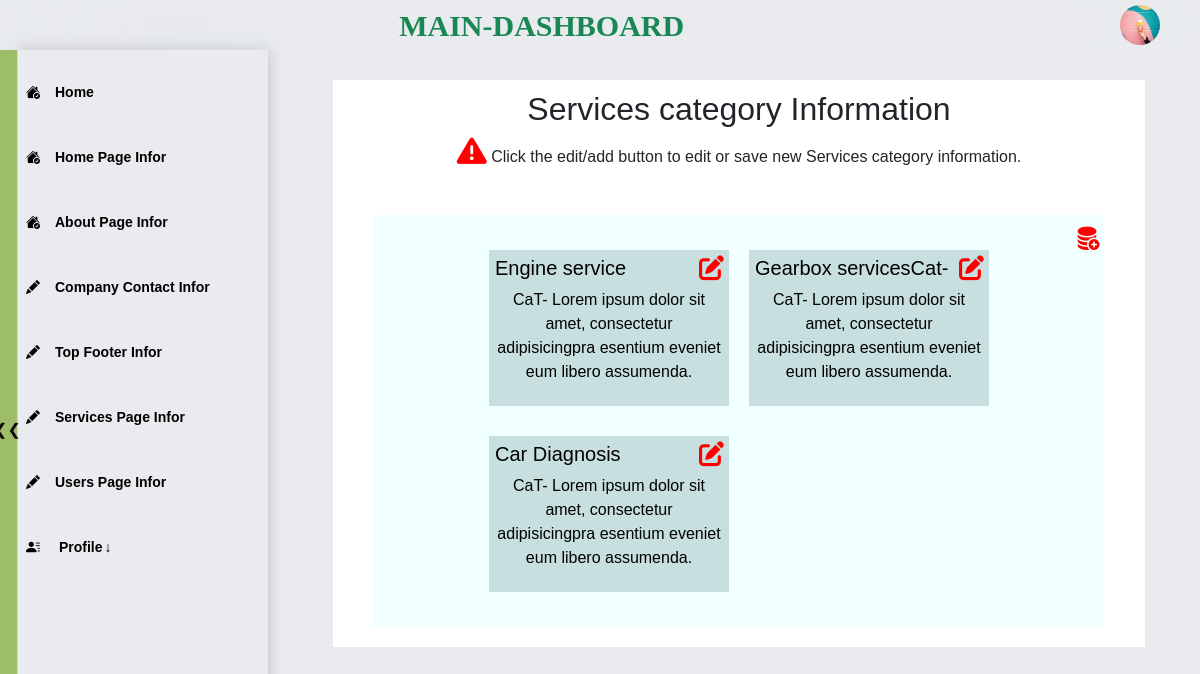
The app's page /services/serivces-category-list/ (signed in) with its own data.
### users/models.py (models this page shows, shortened)
class Profile(models.Model):
    is_staff = models.BooleanField(default=False)
    user = models.OneToOneField(User, on_delete=models.CASCADE) # Delete profile when user is deleted
    phone_number = PhoneNumberField(null=True, blank=True)
    country= CountryField(blank=True)
    title = models.CharField(default='This is the default, title change it in profile.', max_length=200, null=True)
    desc_text='Hey, there is a default text description about you that you can change it by clicking "Edit" or going'
    desc = models.TextField(default=desc_text, max_length=200, null=True)
    image = models.ImageField(default='default.jpg', upload_to='profile_pics')
    github = models.URLField(default='https://www.github.com/', max_length=1000, null=True, blank=True)
    facebook = models.URLField(default='https://www.facebook.com/', max_length=1000, null=True, blank=True)
    googleplus = models.URLField(default='https://www.google.com/', max_length=1000, null=True, blank=True)
    instagram = models.URLField(default='https://www.instagram.com/', max_length=1000, null=True, blank=True)

### services/models.py (models this page shows, shortened)
class ServiceCategory(models.Model):
    category_name = models.CharField(default='Engine services', max_length=200, null=False)
    cat_description = models.TextField(
        default='CaT- Lorem ipsum dolor sit amet, consectetur adipisicingpra esentium eveniet eum libero assumenda.',
        null=False
    )
    img_icon = models.ImageField(default='service_default.png', upload_to='services_Icons',null=True, blank=True)
    slug = models.SlugField(unique=True, blank=True)  # Add a slug field

### services/admin_views/service_list_view_V.py (the view)
# urls.py: path('serivces-category-list/', view_service_categories, name='view_service_categories'),
def view_service_categories(request):
    service_categories = ServiceCategory.objects.all()
    context ={
        'service_categories': service_categories,
        }
    return render(request, 'maindashboard/services/services_category_list_view.html', context)

### templates/maindashboard/services/services_category_list_view.html (shortened to what this page needs)
{% extends 'maindashboard/dashboard_base.html' %}
{% load static %}
{% block css %}
<link rel="stylesheet" href="{% static 'css/services.css' %}" type="text/css">
<link rel="stylesheet" href="{% static 'css/blogdashboard/author/write_new_article.css' %}">
{% endblock css %}
{% block content %}
<section class="services item2 section write-A-page">
    <div class="write-a-c bg--white">
        <div id="w-a-heading">
            <h2> Services category Information</h2>
            <h6 class="warning">
                <i class="fa fa-solid fa-triangle-exclamation"></i>
                Click the edit/add button to edit or save new Services category information.
            </h6>
        </div>
        <div class="div1 edit-icon-h">
            {% if service_categories %}
            {% for category in service_categories %}
                <div class="service--">
                    <a href="{% url 'services_of_category' category_id=category.id %}">
                        <div class="service edit-icon-h">
                            <h5>{{ category.category_name }}</h5>
                            <p>
                                {{ category.cat_description }}
                            </p>
                            <div class="edit-icon">
                                <a href="{% url 'create_services_category' pk=category.id %}">
                                    <i class="fa-solid fa-pen-to-square"></i>
                                </a>
                            </div>
                        </div>
                    </a>
                </div>
            {% endfor %}
            {% else %}
                <div class="edit-icon-h">
                    <p>No Services category information. Click the add button to add new</p>
                </div>
                {% endif %}
                <div class="edit-icon">
                    <a href="{% url 'create_services_category' %}">
                    <i class="bi bi-database-fill-add"></i>
                    </a>
                </div>
        </div>
    </div>
</section>
{% endblock content %}

### templates/maindashboard/dashboard_base.html (shortened to what this page needs)
{% load static %}
<!doctype html>
<html>
<head>
    <link rel="stylesheet" type="text/css"href="https://cdnjs.cloudflare.com/ajax/libs/font-awesome/6.2.0/css/all.min.css">
    <link href="https://cdn.jsdelivr.net/npm/bootstrap@5.3.1/dist/css/bootstrap.min.css" rel="stylesheet">
    <link rel="stylesheet" href="https://cdn.jsdelivr.net/npm/bootstrap-icons@1.10.5/font/bootstrap-icons.css">
    <link rel="stylesheet" href="{% static 'css/blogdashboard/style.css' %}">
    <link rel="stylesheet" href="{% static 'css/blogdashboard/dashboard_nav.css' %}">
    <link rel="stylesheet" href="{% static 'css/blogdashboard/dashboard_sidebar.css' %}">
    <link rel="stylesheet" href="{% static 'css/blogdashboard/dashboard_sidebar.css' %}">
    <link rel="stylesheet" href="{% static 'css/dashboard_all_pages.css' %}">
    {% block css%} {% endblock css%}
</head>
<body class="preload">
    <header class="header">
        <div id="logo">
            <div class="logo">
                main-dashboard
            </div>
        </div>
        <div class="user nav-item dropdown">
            {% if user.is_authenticated %}
              <a class="dropdown-toggle" style="background:none; "id="dropdownMenuButton1" data-bs-toggle="dropdown" aria-expanded="false">
                    <img src="{{user.profile.image.url}}" width="40" height="40" class="rounded-circle" alt="Avatar">
              </a>
            {% else %}
                <a href="{% url 'login' %}">
                    <span>Login</span>  </a>
            {%endif %}
        </div>
    </header>
    <main class="body-container containerl-xxl">
        <div class="item" id="side-bar">
            <div class="side__links">
                <a href="{% url 'main_dashboard_home' %}" class="side__link side__link--active">
                    <i class="bi bi-house-check-fill"></i>
                    Home
                </a>
                <a href="{% url 'home_page_view' %}" class="side__link side__link--active">
                    <i class="bi bi-house-check-fill"></i>
                    Home Page Infor
                </a>
                <a href="{% url 'about_page_view' %}" class="side__link side__link--active">
                    <i class="bi bi-house-check-fill"></i>
                    About Page Infor
                </a>
                <a href="{% url 'companycontact_info_view' %}" class="side__link ">
                    <i class="bi bi-pencil-fill"></i>
                    Company Contact Infor
                </a>
                <a href="{% url 'top_footer_view' %}" class="side__link ">
                    <i class="bi bi-pencil-fill"></i>
                    Top Footer Infor
                </a>
                <a href="{% url 'view_service_categories' %}" class="side__link ">
                    <i class="bi bi-pencil-fill"></i>
                    Services Page Infor
                </a>
                <a href="{% url 'user_list' %}" class="side__link ">
                    <i class="bi bi-pencil-fill"></i>
                    Users Page Infor
                </a>
                <div class="side__link dropdown">
                    <span class="dropdown-btn" aria-expanded="false">
                        <i class="bi bi-person-lines-fill"></i>
                        Profile<span style="padding-left: 2px;">&darr;</span>
                    </span>
                </div>
            </div>
        </div>
        <div class="item" id="main">
            <div>
                {% block content %}
                {% endblock content %}
            </div>
        </div>
    </main>
    <button id="hide-button" ><div class="indicator"></div></button>
</body>
</html>

### static/css/blogdashboard/style.css (style rules this page uses)
body { margin: 0; background-color: #e9ebee; --header-height: 50px; margin: var(--header-height) 0 0 0; font-family: sans-serif; cursor: default; }
.preload * { transition: none !important; }
a { text-decoration: none; }
.body-container { display: grid; }
.bg--white { background-color: white; }
@media (min-width:888px) { #hide-button { display: flex; position: fixed; top: 50px; width: 17px; height: 95%; border: none; padding-left: 4px; border-image: initial; background-color: rgb(157 189 105); color: rgb(12 10 10); font-size: 16px; cursor: pointer; z-index: 1; align-items: center; justify-content: center; } }
@media (min-width:888px) { .body-container { grid-template-columns: 250px auto; grid-template-areas: 'sidebar main'; grid-gap: 10px; margin-left: 18px; } }
@media (min-width:888px) { #side-bar { grid-area: sidebar; position: fixed; height: 100%; width: 250px; } }
@media (min-width:888px) { #main { grid-area: main; } }

### static/css/blogdashboard/dashboard_nav.css (style rules this page uses)
.header { position: fixed; z-index: 200; top: 0; left: 0; width: 100%; height: var(--header-height); display: grid; backdrop-filter: blur(60px); -webkit-backdrop-filter: blur(3px); }
#logo { display: flex; align-items: center; justify-content: center; grid-column: 6; font-family: emoji; font-weight: 700; color: #198754; text-transform: uppercase; }
.logo { font-size: 30px !important; }
.user { display: flex; align-items: center; grid-column: 9; }
@media (min-width: 888px) { .header { display: grid; align-items: center; justify-content: space-around; } }
@media (min-width: 888px) { .user { grid-column: 12; display: inline-flex; justify-content: right; margin-right: 4px; } }

### static/css/blogdashboard/dashboard_sidebar.css (style rules this page uses)
a { text-decoration: none; }
#main { padding: 10px 5px; }
.side__links { box-shadow: 0 0 15px rgba(0, 0, 0, 0.2); height: inherit; width: 100%; padding-top: 20px; transition: transform 0.3s; }
.side__link { display: flex; color: rgb(0,0,0); font-weight: bold; font-size: 14px; text-decoration: none; cursor: pointer; padding: 12px 3px; margin: 0 5px 20px 5px; transition: transform 0.3s; flex-wrap: wrap; }
.side__link>i, .side__link span .bi { margin-right: 15px; }
#side-bar .dropdown-btn { display: block; width: 100%; }
#side-bar .dropdown { position: relative; }
@media (min-width:891px) { .side__link.dropdown { width: auto; } }

### static/css/dashboard_all_pages.css (style rules this page uses)
.write-a-c { display: flex; flex-direction: column; align-items: center; }
.warning .fa-triangle-exclamation { font-size: 30px; color: red; }
#w-a-heading, .content-body { padding: 20px; }
#w-a-heading { margin: 0 !important; }
#w-a-heading h2, #w-a-heading h6 { text-align: center; }
.edit-icon-h { position: relative; }
.edit-icon { position: absolute; top: 5px; right: 5px; font-size: 25px; font-weight: 800; }
.edit-icon a { color: red !important; display: flex !important; align-items: center; justify-content: center; }

### static/css/services.css (style rules this page uses)
.services { display: grid; grid-template-columns: auto 400px; align-items: center; }
.div1 { display: grid; grid-template-columns: repeat(auto-fit, 260px); margin-top: 20px; margin-bottom: 20px; justify-content: center; grid-auto-flow: dense; }
.div1 .service-- { background-color: var(--odd-bg-color); border: 1px solid var(--odd-bg-color); padding: 15px 10px; }
.div1 .service--:nth-child(even) { background-color: var(--even-bg-color); border: 1px solid var(--even-bg-color); }
.service { display: flex; flex-direction: column; align-items: center; color: var(--text-color); }
.service p { text-align: center; }

### static/css/blogdashboard/author/write_new_article.css (style rules this page uses)
#w-a-heading { margin: 0 0 50px 10px; padding-top: 10px; }
.dropdown-toggle::after { display: none !important; }
@media only screen and (min-width: 768px) { .write-a-c { margin: 20px 50px 50px 50px; } }

### templates/maindashboard/services/services_category_list_view.html (style rules this page uses)
.services { display: flex !important; }
.write-a-c { width: 100%; }
.div1 { background-color: azure; padding: 20px 25px; width: 90%; }
a { color: black; }
.service { display: flex; flex-direction: column; align-items: center; background-color: #c7dfdf; padding: 6px; color: black !important; }

### records on screen
ServiceCategory: category_name "Engine service", cat_description "CaT- Lorem ipsum dolor sit amet, consectetur adipisicingpra esentium eveniet eum libero assumenda."
ServiceCategory: category_name "Gearbox servicesCat-", cat_description "CaT- Lorem ipsum dolor sit amet, consectetur adipisicingpra esentium eveniet eum libero assumenda."
ServiceCategory: category_name "Car Diagnosis", cat_description "CaT- Lorem ipsum dolor sit amet, consectetur adipisicingpra esentium eveniet eum libero assumenda."
